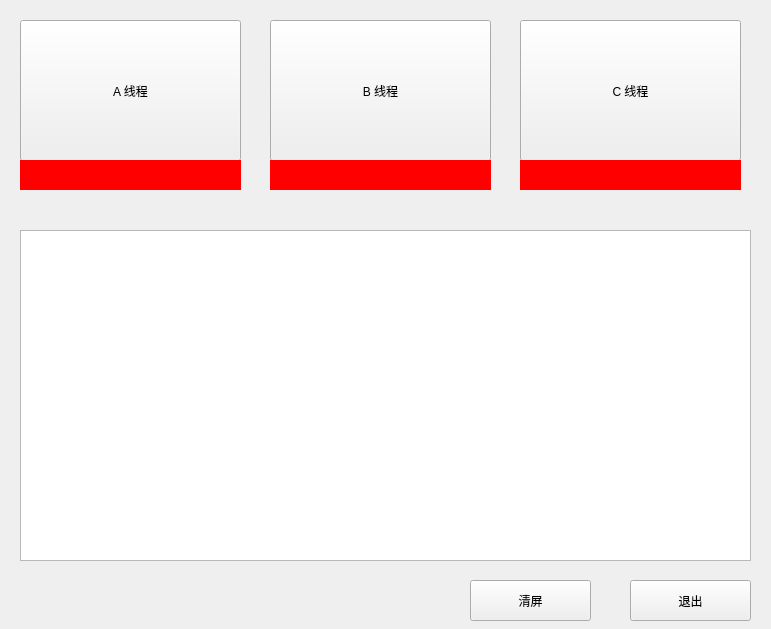
<?xml version="1.0" encoding="UTF-8"?>
<ui version="4.0">
 <class>Widget</class>
 <widget class="QWidget" name="Widget">
  <property name="geometry">
   <rect>
    <x>0</x>
    <y>0</y>
    <width>771</width>
    <height>629</height>
   </rect>
  </property>
  <property name="windowTitle">
   <string>Widget</string>
  </property>
  <widget class="QPushButton" name="BtnA">
   <property name="geometry">
    <rect>
     <x>20</x>
     <y>20</y>
     <width>221</width>
     <height>141</height>
    </rect>
   </property>
   <property name="text">
    <string>A 线程</string>
   </property>
  </widget>
  <widget class="QPushButton" name="BtnB">
   <property name="geometry">
    <rect>
     <x>270</x>
     <y>20</y>
     <width>221</width>
     <height>141</height>
    </rect>
   </property>
   <property name="text">
    <string>B 线程</string>
   </property>
  </widget>
  <widget class="QPushButton" name="Btnc">
   <property name="geometry">
    <rect>
     <x>520</x>
     <y>20</y>
     <width>221</width>
     <height>141</height>
    </rect>
   </property>
   <property name="text">
    <string>C 线程</string>
   </property>
  </widget>
  <widget class="QLabel" name="labelA">
   <property name="geometry">
    <rect>
     <x>20</x>
     <y>160</y>
     <width>221</width>
     <height>30</height>
    </rect>
   </property>
   <property name="styleSheet">
    <string notr="true">background-color: rgb(255, 0, 0);</string>
   </property>
   <property name="text">
    <string/>
   </property>
  </widget>
  <widget class="QLabel" name="labelB">
   <property name="geometry">
    <rect>
     <x>270</x>
     <y>160</y>
     <width>221</width>
     <height>30</height>
    </rect>
   </property>
   <property name="styleSheet">
    <string notr="true">background-color: rgb(255, 0, 0);</string>
   </property>
   <property name="text">
    <string/>
   </property>
  </widget>
  <widget class="QLabel" name="labelC">
   <property name="geometry">
    <rect>
     <x>520</x>
     <y>160</y>
     <width>221</width>
     <height>30</height>
    </rect>
   </property>
   <property name="styleSheet">
    <string notr="true">background-color: rgb(255, 0, 0);</string>
   </property>
   <property name="text">
    <string/>
   </property>
  </widget>
  <widget class="QTextEdit" name="textEdit">
   <property name="geometry">
    <rect>
     <x>20</x>
     <y>230</y>
     <width>731</width>
     <height>331</height>
    </rect>
   </property>
  </widget>
  <widget class="QPushButton" name="pushButton">
   <property name="geometry">
    <rect>
     <x>470</x>
     <y>580</y>
     <width>121</width>
     <height>41</height>
    </rect>
   </property>
   <property name="text">
    <string>清屏</string>
   </property>
  </widget>
  <widget class="QPushButton" name="pushButton_2">
   <property name="geometry">
    <rect>
     <x>630</x>
     <y>580</y>
     <width>121</width>
     <height>41</height>
    </rect>
   </property>
   <property name="text">
    <string>退出</string>
   </property>
  </widget>
 </widget>
 <layoutdefault spacing="6" margin="11"/>
 <resources/>
 <connections/>
</ui>
